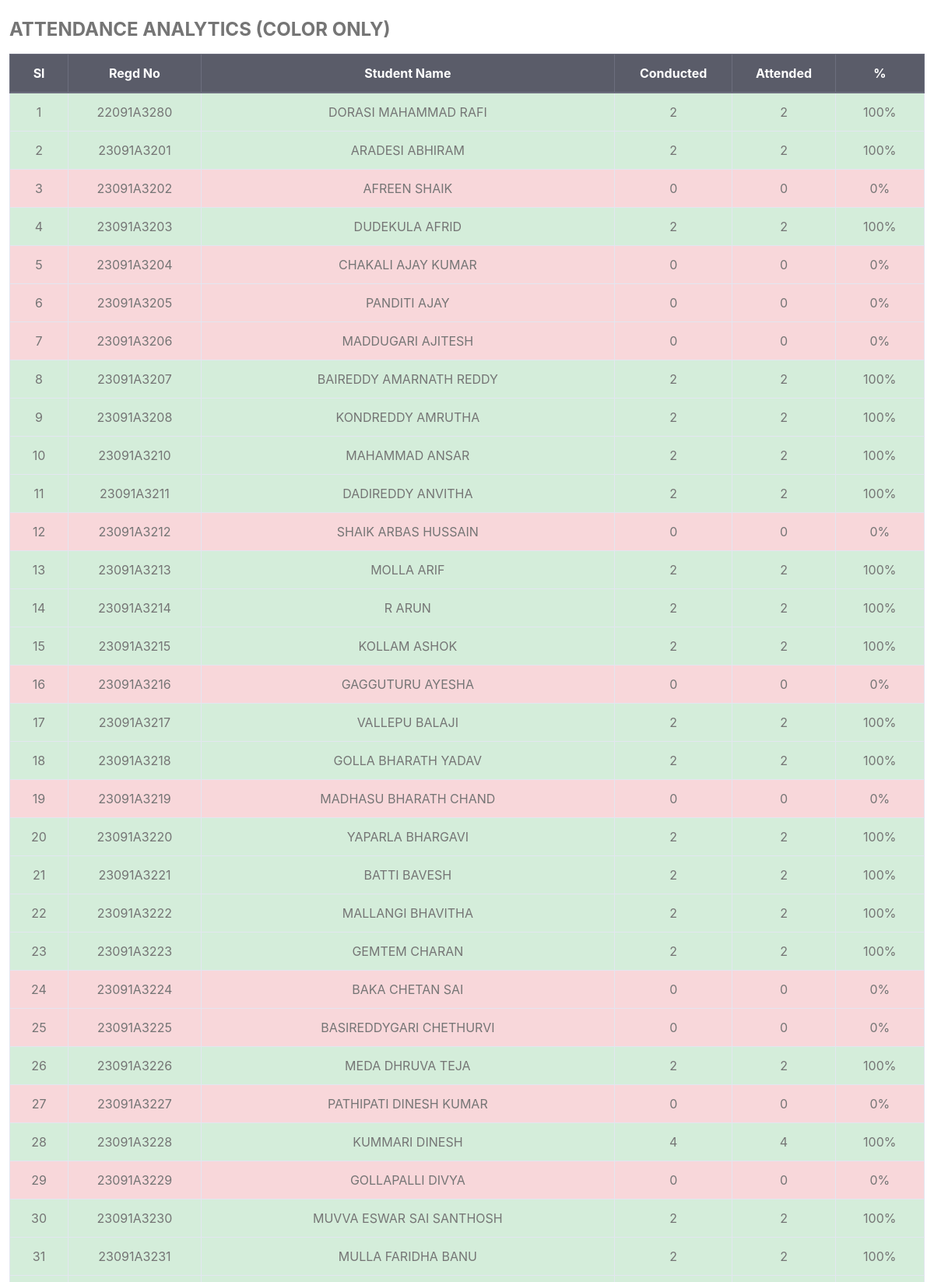
The page /Admin/attendanceShortageReport.php (signed in, upper part) on the database its author committed.
### tables this page shows
CREATE TABLE `tblstudents` (
  `Id` int(10) NOT NULL,
  `firstName` varchar(255) NOT NULL,
  `lastName` varchar(255) NOT NULL,
  `admissionNumber` varchar(255) NOT NULL,
  `password` varchar(255) NOT NULL,
  `classId` varchar(10) NOT NULL,
  `classArmId` varchar(10) NOT NULL,
  `dateCreated` varchar(50) NOT NULL
);

### Admin/attendanceShortageReport.php (the view, shortened to what this page needs)
<?php
include "../Includes/dbcon.php";
$students = [];
$stuQ = $conn->query("
    SELECT Id, admissionNumber, firstName, lastName
    FROM tblstudents
    ORDER BY admissionNumber
");
while ($s = $stuQ->fetch_assoc()) {
    $students[$s['Id']] = $s;
}
$attendance = [];
$attQ = $conn->query("
    SELECT studentId, COUNT(*) AS cd, SUM(status) AS ad
    FROM tblattendance_btech
    GROUP BY studentId
");
while ($a = $attQ->fetch_assoc()) {
    $attendance[$a['studentId']] = [
        'cd' => $a['cd'],
        'ad' => $a['ad']
    ];
}
?>
<!DOCTYPE html>
<html>
<head>
<link href="../vendor/bootstrap/css/bootstrap.min.css" rel="stylesheet">
</head>
<body>
<div class="container-fluid mt-4">
<h4 class="mb-3"><b>ATTENDANCE ANALYTICS (COLOR ONLY)</b></h4>
<div class="table-responsive">
<table class="table table-bordered text-center">
<thead class="thead-dark">
<tr>
<th>Sl</th>
<th>Regd No</th>
<th>Student Name</th>
<th>Conducted</th>
<th>Attended</th>
<th>%</th>
</tr>
</thead>
<tbody>
<?php
$sl = 1;
foreach ($students as $sid => $stu) {
    $cd = $attendance[$sid]['cd'] ?? 0;
    $ad = $attendance[$sid]['ad'] ?? 0;
    $percent = ($cd > 0) ? round(($ad / $cd) * 100, 2) : 0;
    if ($percent >= 75) {
        $rowClass = "green";
    } elseif ($percent >= 65) {
        $rowClass = "yellow";
    } else {
        $rowClass = "red";
    }
    echo "
    <tr class='$rowClass'>
        <td>$sl</td>
        <td>{$stu['admissionNumber']}</td>
        <td>{$stu['firstName']} {$stu['lastName']}</td>
        <td>$cd</td>
        <td>$ad</td>
        <td>$percent%</td>
    </tr>
    ";
    $sl++;
}
?>
</tbody>
</table>
</div>
</div>
</body>
</html>

### Admin/attendanceShortageReport.php (style rules this page uses)
.green { background:#d4edda; }
.red { background:#f8d7da; }

### rows shown on the page
tblstudents: admissionNumber "22091A3280", firstName "DORASI MAHAMMAD", lastName "RAFI", cd "2", ad "2", percent "100"
tblstudents: admissionNumber "23091A3201", firstName "ARADESI", lastName "ABHIRAM", cd "2", ad "2", percent "100"
tblstudents: admissionNumber "23091A3202", firstName "AFREEN", lastName "SHAIK", cd "0", ad "0", percent "0"
tblstudents: admissionNumber "23091A3203", firstName "DUDEKULA", lastName "AFRID", cd "2", ad "2", percent "100"
tblstudents: admissionNumber "23091A3204", firstName "CHAKALI AJAY", lastName "KUMAR", cd "0", ad "0", percent "0"
tblstudents: admissionNumber "23091A3205", firstName "PANDITI", lastName "AJAY", cd "0", ad "0", percent "0"
tblstudents: admissionNumber "23091A3206", firstName "MADDUGARI", lastName "AJITESH", cd "0", ad "0", percent "0"
tblstudents: admissionNumber "23091A3207", firstName "BAIREDDY AMARNATH", lastName "REDDY", cd "2", ad "2", percent "100"
tblstudents: admissionNumber "23091A3208", firstName "KONDREDDY", lastName "AMRUTHA", cd "2", ad "2", percent "100"
tblstudents: admissionNumber "23091A3210", firstName "MAHAMMAD", lastName "ANSAR", cd "2", ad "2", percent "100"
tblstudents: admissionNumber "23091A3211", firstName "DADIREDDY", lastName "ANVITHA", cd "2", ad "2", percent "100"
tblstudents: admissionNumber "23091A3212", firstName "SHAIK ARBAS", lastName "HUSSAIN", cd "0", ad "0", percent "0"
tblstudents: admissionNumber "23091A3213", firstName "MOLLA", lastName "ARIF", cd "2", ad "2", percent "100"
tblstudents: admissionNumber "23091A3214", firstName "R", lastName "ARUN", cd "2", ad "2", percent "100"
tblstudents: admissionNumber "23091A3215", firstName "KOLLAM", lastName "ASHOK", cd "2", ad "2", percent "100"
tblstudents: admissionNumber "23091A3216", firstName "GAGGUTURU", lastName "AYESHA", cd "0", ad "0", percent "0"
tblstudents: admissionNumber "23091A3217", firstName "VALLEPU", lastName "BALAJI", cd "2", ad "2", percent "100"
tblstudents: admissionNumber "23091A3218", firstName "GOLLA BHARATH", lastName "YADAV", cd "2", ad "2", percent "100"
tblstudents: admissionNumber "23091A3219", firstName "MADHASU BHARATH", lastName "CHAND", cd "0", ad "0", percent "0"
tblstudents: admissionNumber "23091A3220", firstName "YAPARLA", lastName "BHARGAVI", cd "2", ad "2", percent "100"
tblstudents: admissionNumber "23091A3221", firstName "BATTI", lastName "BAVESH", cd "2", ad "2", percent "100"
tblstudents: admissionNumber "23091A3222", firstName "MALLANGI", lastName "BHAVITHA", cd "2", ad "2", percent "100"
tblstudents: admissionNumber "23091A3223", firstName "GEMTEM", lastName "CHARAN", cd "2", ad "2", percent "100"
tblstudents: admissionNumber "23091A3224", firstName "BAKA CHETAN", lastName "SAI", cd "0", ad "0", percent "0"
tblstudents: admissionNumber "23091A3225", firstName "BASIREDDYGARI", lastName "CHETHURVI", cd "0", ad "0", percent "0"
tblstudents: admissionNumber "23091A3226", firstName "MEDA DHRUVA", lastName "TEJA", cd "2", ad "2", percent "100"
tblstudents: admissionNumber "23091A3227", firstName "PATHIPATI DINESH", lastName "KUMAR", cd "0", ad "0", percent "0"
tblstudents: admissionNumber "23091A3228", firstName "KUMMARI", lastName "DINESH", cd "4", ad "4", percent "100"
tblstudents: admissionNumber "23091A3229", firstName "GOLLAPALLI", lastName "DIVYA", cd "0", ad "0", percent "0"
tblstudents: admissionNumber "23091A3230", firstName "MUVVA ESWAR SAI", lastName "SANTHOSH", cd "2", ad "2", percent "100"
tblstudents: admissionNumber "23091A3231", firstName "MULLA FARIDHA", lastName "BANU", cd "2", ad "2", percent "100"
